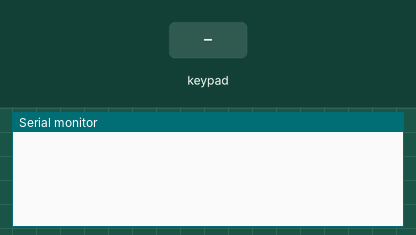
Simulated run of this sketch. Board: Arduino Uno, built with avr-gcc and run on an emulated ATmega328P. Shown: the last lines printed to the serial monitor. The inputs (shaded band) are chosen by the test bench.

Above: at 1.2 s.
1.3 s: key '1' pressed
At 2.2 s:
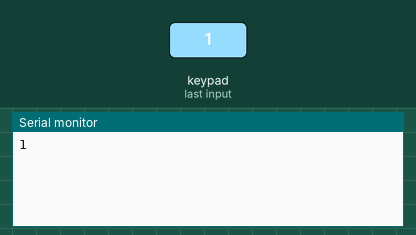
2.8 s: keypad keys 8 2 3 4 # pressed 0.4 s apart
At 4.7 s:
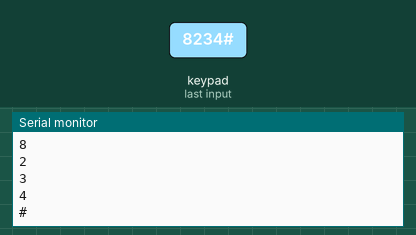
6.3 s: key '*' pressed
At 7.3 s:
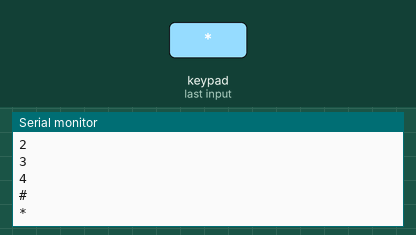
7.8 s: keypad keys 5 6 7 pressed 0.4 s apart
At 9.0 s:
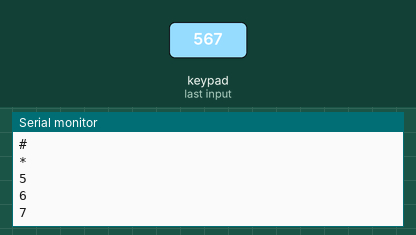
Timing chart, 0 to 10.8 s (numbered marks = the images above; inputs shaded):
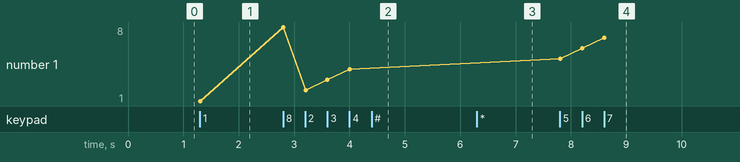

Measured:
- after the input at 1.3 s, the serial monitor: prints a new line at once (image 1)
- after the input at 2.8 s, the serial monitor: prints a new line at once (image 2)
- after the input at 6.3 s, the serial monitor: prints a new line at once (image 3)
- after the input at 7.8 s, the serial monitor: prints a new line at once (image 4)
- plotted number 1: 1 → 4 after the input at 2.8 s, 4 → 7 after the input at 7.8 s

The sketch:

keypad.ino
```cpp
#include "Keypad.h"

const byte ROWS = 4; //four rows
const byte COLS = 3; //three columns
char keys[ROWS][COLS] = {
{'1','2','3'},
{'4','5','6'},
{'7','8','9'},
{'*','0','#'}
};
byte rowPins[ROWS] = {8, 2, 3, 4}; //connect to the row pinouts of the keypad
byte colPins[COLS] = {5, 6, 7}; //connect to the column pinouts of the keypad

Keypad keypad = Keypad(makeKeymap(keys), rowPins, colPins, ROWS, COLS);

void setup()
{
Serial.begin(9600);
}

void loop()
{
char key = keypad.getKey();

if (key != NO_KEY){
Serial.println(key);
}
}
```
